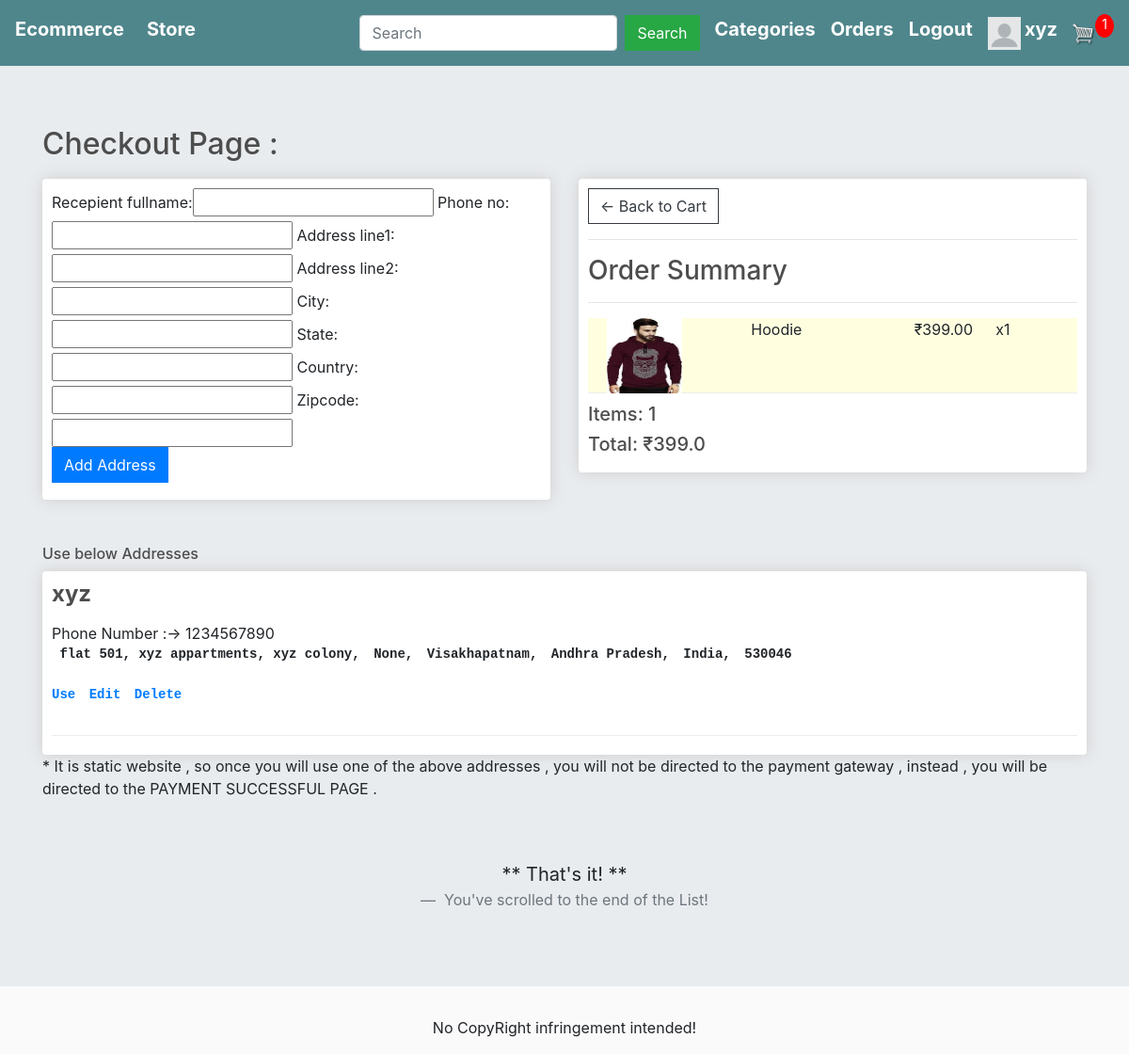
The page /checkout/ (signed in) on the database its author committed.
### store/models.py (models this page shows, shortened)
class OrderItem(models.Model):
    user = models.ForeignKey(User,on_delete=models.CASCADE,null=True,blank=False)
    product = models.ForeignKey(Product,on_delete=models.CASCADE,null=True,blank=False)
    date_ordered = models.DateTimeField(auto_now_add=True)
    quantity = models.IntegerField(default=0,blank=True,null=True)
    @property
    def get_total(self):
        total = self.product.price * self.quantity
        return total

class Product(models.Model):
    category = models.ManyToManyField(ProductCategories)
    name = models.CharField(max_length=100,blank=False,name=False)
    price = models.FloatField(blank=False,null=False)
    image = models.ImageField(null=True,blank=True)
    description = models.TextField(null=True,blank=True)
    @property
    def get_imageURL(self):
        try:
            url = self.image.url
        except:
            url = ''
        return url

class ShippingAddress(models.Model):
    user = models.ForeignKey(User,on_delete=models.CASCADE,null=True,blank=False)
    recepient_fullname = models.CharField(max_length=100,null=True,blank=False)
    phone_no = models.IntegerField(null=False,blank=False)
    address_line1 = models.CharField(max_length=200, null=True,blank=False)
    address_line2 = models.CharField(max_length=100,null=True,blank=True)
    city = models.CharField(max_length=200, null=False)
    state = models.CharField(max_length=200, null=False)
    country = models.CharField(max_length=100,null=True,blank=False)
    zipcode = models.CharField(max_length=200, null=False)
    date_added = models.DateTimeField(auto_now_add=True)

### store/views.py (the view, shortened to what this page needs)
# urls.py: path('checkout/',views.checkout,name='checkout'),
def checkout(request):
    if not request.user.is_authenticated:
        return HttpResponseRedirect(reverse('user_login'))
    items = []
    total_cost_cart = 0
    total_item_cart = 0
    if request.user.is_authenticated:
        items = OrderItem.objects.filter(user=request.user)
        for item in items:
            total_item_cart += item.quantity
        for item in items:
            total_cost_cart += item.get_total
    if total_item_cart == 0:
        return Http404
    form = ShippingForm()
    addresses = ShippingAddress.objects.filter(user = request.user)
    product_categories = ProductCategories.objects.all()
    context = {
        'product_categories' : product_categories,
        'items': items,
        'total_item_cart': total_item_cart,
        'total_cost_cart': total_cost_cart,
        'form' : form,
        'addresses' : addresses,
    }
    return render(request, 'store/checkout.html', context)

### store/forms.py
class ShippingForm(ModelForm):
    class Meta:
        model = ShippingAddress
        fields = '__all__'
        exclude = ['user']

### store/templates/store/checkout.html (shortened to what this page needs)
{% extends 'store/main.html' %}
{% load static %}
{% load crispy_forms_tags %}
{% block content %}
	<h2>Checkout Page :</h2>
     <div class="row">
		<div class="col-lg-6">
			<div class="box-element" id="form-wrapper">
				<form method="POST" action="{% url 'checkout'%}">
					{{ form }}
					<br>
					<input type="submit" class="btn btn-primary mb-2" name="submit" , value='Add Address'>
				</form>
			</div>
		</div>
		<div class="col-lg-6">
			<div class="box-element">
				<a  class="btn btn-outline-dark" href="{% url 'cart' %}">&#x2190; Back to Cart</a>
				<hr>
				<h3>Order Summary</h3>
				<hr>
				{% for item in items %}
					<div class="cart-row" style="background-color: lightyellow;height: 80px">
						<div style="flex:2"><a href="{% url 'item_detail' item.product.id %}"><img class="row-image" src="{{ item.product.get_imageURL }}" style="width: 80px; height: 80px;margin-left: 20px"></a></div>
						<div style="flex:2"><p>{{item.product.name}}</p></div>
						<div style="flex:1"><p>&#8377;{{item.product.price|floatformat:2}}</p></div>
						<div style="flex:1"><p>x{{item.quantity}}</p></div>
					</div>
				{% endfor %}
				<h5>Items:   {{total_item_cart}}</h5>
				<h5>Total:   &#8377;{{total_cost_cart}}</h5>
			</div>
		</div>
	</div>
	<br>
	<br>
	{% if request.user.is_authenticated %}
				<h6>Use below Addresses</h6>
				<div class="box-element">
					{% for adr in addresses %}
						<div class="cart-row">
							<div>
								<h4><strong><p>{{adr.recepient_fullname}}</p></strong></h4>
								<div>  Phone Number :-> {{adr.phone_no}}</div>
								<pre class="quantity"> {{adr.address_line1}},</pre>
								<pre class="quantity">{{adr.address_line2}},</pre>
								<pre class="quantity">{{adr.city}},</pre>
								<pre class="quantity">{{adr.state}},</pre>
								<pre class="quantity">{{adr.country}},</pre>
								<pre class="quantity">{{adr.zipcode}}</pre>
								<br>
								<div class="quantity">
									<pre><a href="{% url 'make_payment' adr.id %}">Use</a></pre>
								</div>
								<div class="quantity">
									<pre><a href="{% url 'update_address' adr.id %}">Edit</a></pre>
								</div>
								<div class="quantity">
									<pre><a href="{% url 'delete_address' adr.id %}">Delete</a></pre>
								</div>
							</div>
						</div>
					{% endfor %}
				</div>
				<p>* It is static website , so once you will use one of the above addresses , you will not be directed to the payment gateway , instead , you will be directed to the PAYMENT SUCCESSFUL PAGE .</p>
	{% endif %}
	<br><br>
	<blockquote class="blockquote text-center">
		<p class="mb-0">** That's it! **</p>
		<footer class="blockquote-footer"> You've scrolled to the end of the List!</footer>
	</blockquote>
{% endblock content %}

### store/templates/store/main.html (shortened to what this page needs)
<!DOCTYPE html>
{% load static %}
<html>
<head>
	<link rel="stylesheet" href="https://stackpath.bootstrapcdn.com/bootstrap/4.4.1/css/bootstrap.min.css">
	<link rel="stylesheet" href="https://maxcdn.bootstrapcdn.com/bootstrap/4.0.0/css/bootstrap.min.css">
	<link rel="stylesheet" href="https://cdnjs.cloudflare.com/ajax/libs/font-awesome/5.14.0/css/all.min.css" />
	<link rel="stylesheet" type="text/css" href="{% static 'store/css/main.css' %}">
</head>
<body>
	<nav class="navbar navbar-expand-lg navbar-dark bg-dark">
	  <h5><strong><a class="navbar-brand" href="{% url 'store' %}" style="color: white">Ecommerce</a></strong></h5>
	  <div class="collapse navbar-collapse" id="navbarSupportedContent">
	    <ul class="navbar-nav mr-auto">
	      <li class="nav-item active">
	        <h5><strong><a class="nav-link" href="{% url 'store' %}" style="color: white">Store <span class="sr-only">(current)</span></a></strong></h5>
	      </li>
	    </ul>
	    <div class="form-inline my-2 my-lg-0">
	    	<form method="get" action="{% url 'search' %}" class="form-inline my-2 my-lg-0">
					<input type="search" name="search" aria-label="Search" placeholder="Search" class="form-control mr-sm-2">
					<button class="btn btn-success my-2 mr-sm-3" type="submit">Search</button>
			</form>
			<div class="dropdown mr-sm-3">
					  <h5><strong><a style="color: white">Categories</a></strong></h5>
			</div>
	    	{% if request.user.is_authenticated %}
	     		<h5 class="mr-sm-3"><strong><a href="{% url 'order_details' %}" style="color: white">Orders</a></strong></h5>
	     		<h5 class="mr-sm-3"><strong><a href="{% url 'user_logout' %}" style="color: white">Logout</a></strong></h5>
	     		{% if request.user.profile.photo %}
					<a href="{% url 'profilepage' username=user.username %}"><img class="mr-sm-1" src="{{ request.user.profile.photo.url }}" width="35" height="35"></a>
				{% else %}
					<a href="{% url 'profilepage' username=user.username %}"><img class="mr-sm-1" src="/static/images/default.png" width="35" , height="35"></a>
				{% endif %}
		    	<h5><strong><a href="{% url 'profilepage' username=request.user.username %}" style="color: white">{{request.user.username}}</a></strong></h5>
	     	{% else %}
	     		<h5 class="mr-sm-3"><strong><a href="{% url 'user_login' %}" style="color: white">Login</a></strong></h5>
	     		<div>
		     		<h5 class="mr-sm-3"><strong><a href="{% url 'register' %}" style="color: white">SignUp</a></strong></h5>
	     		</div>
	     	{% endif %}
	     	<a href="{% url 'cart' %}">
	    		<img  id="cart-icon" src="{% static 'images/cart.png' %}">
	    	</a>
	    	<p id="cart-total">{{total_item_cart}}</p>
	    </div>
	  </div>
	</nav>
	<div class="jumbotron jumbotron-fluid">
		<div class="container container-fluid">
			{% block content %}
			{% endblock %}
		</div>
	</div>
	<footer class="footer">
		<p style="text-align: center;">No CopyRight infringement intended!</p>
	</footer>
</body>
</html>

### static/store/css/main.css (style rules this page uses)
body { background-color: hsl(0, 0%, 98%); }
h1,h2,h3,h4,h5,h6 { color:hsl(0, 0%, 30%); }
.box-element { box-shadow:hsl(0, 0%, 80%) 0 0 16px; background-color: #fff; border-radius: 4px; padding: 10px; }
.bg-dark { background-color: #4f868c!important; }
#cart-icon { width:25px; display: inline-block; margin-left: 15px; }
#cart-total { display: block; text-align: center; color:#fff; background-color: red; width: 20px; height: 25px; border-radius: 50%; font-size: 14px; }
.col-lg-4, .col-lg-6, .col-lg-8, .col-lg-12 { margin-top: 10px; }
.btn { border-radius: 0; }
.row-image { width: 100px; }
.cart-row { display: flex; align-items: flex-stretch; padding-bottom: 10px; margin-bottom: 10px; border-bottom: 1px solid #ececec; }
.quantity { display: inline-block; font-weight: 700; padding-right:10px; }

### store/templates/store/main.html (style rules this page uses)
.dropdown { position: relative; display: inline-block; }

### rows shown on the page
OrderItem: product.get_imageURL (picture), product.name "Hoodie", product.price "399.00", quantity "1"
ShippingAddress: recepient_fullname "xyz", phone_no "1234567890", address_line1 "flat 501, xyz appartments, xyz colony", address_line2 "None", city "Visakhapatnam", state "Andhra Pradesh", country "India", zipcode "530046"

### other values the page prints
{{ request.user.username }} "xyz"
{{ total_item_cart }} "1"
{{ total_cost_cart }} "399.0"
